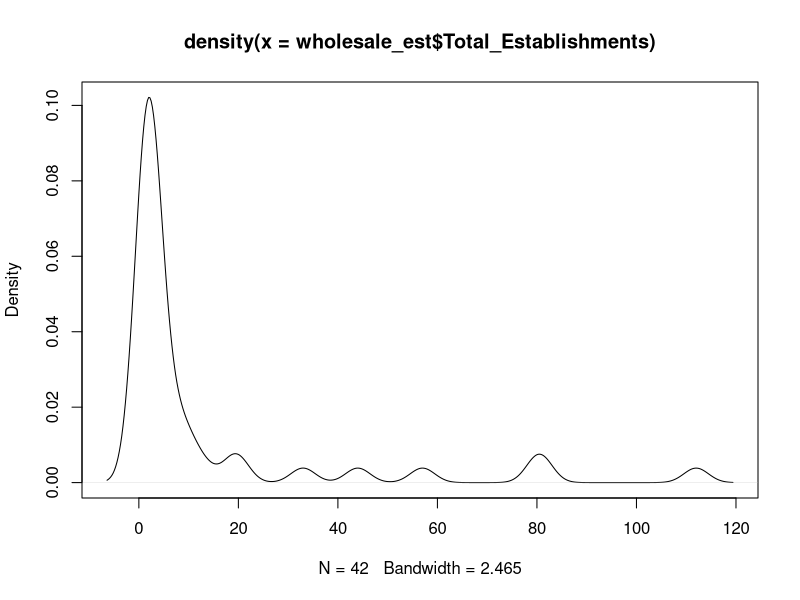
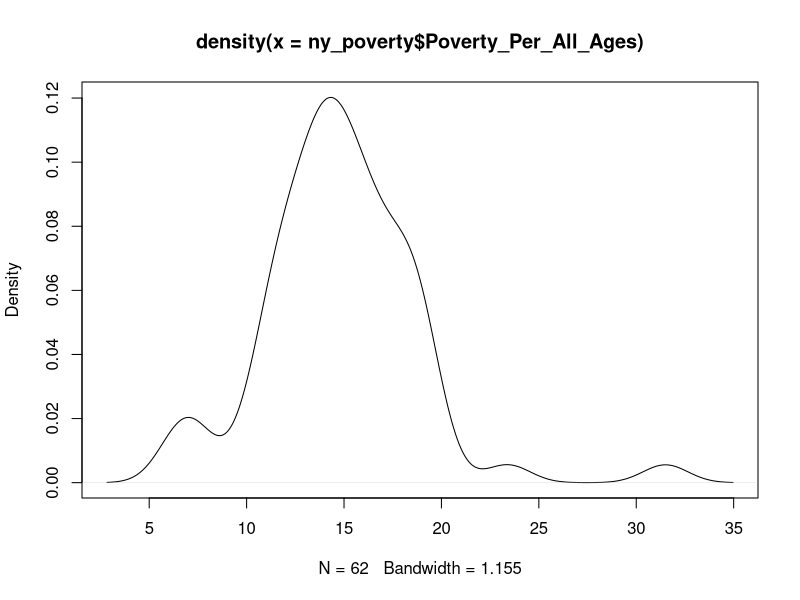

R code for these plots, in order: (Note: this script raises an error after producing the figures.)
#<<<<<<Dataset 1 - Load raw data for wholesale distribution by County FIPS>>>>>>
wholesale <- read.csv("ny_county_wholesale.csv", header = TRUE)

#------Examine the imported dataset------

#Display the first six records
head(wholesale)

#Descriptive stats - median and mean for each column
summary(wholesale)

#Display structure of the data frame (individual data types)
str(wholesale)

#Retrieve only those records with NAICS Codes 42448 and 42459
wholesale_dist <- subset(wholesale, NAICS_Code %in% c(42448,42459))

#Aggregate codes by county to calculate the total number of wholesale trade establishments by FIPS
wholesale_est <- aggregate (Total_Establishments~County_FIPS, sum,data=wholesale_dist)

#Use a Kernal Density Plot to view the distribution of wholesale establishments among counties
est_plot <-density(wholesale_est$Total_Establishments)
plot(est_plot)

#Run descriptive stats again on new dataset
summary(wholesale_est)

#FINDINGS - urban counties closer to NYC have a higher number of wholesale trade establishments
#Since the median number of establishments is 3, and the average is 13, score weights will need to be applied appropriately.

#Wholesale Establishment Dataset - Cleaned


#<<<<<<Dataset 2 - Load raw data for poverty data by County FIPS>>>>>>
poverty <- read.csv("US_county_poverty.csv", header = TRUE)

#------Examine the imported dataset------

#Display the first six records
head(poverty)

#Descriptive stats - median and mean for each column
summary(poverty)

#Display structure of the data frame (individual data types)
str(poverty)

#Retrieve only poverty data for counties in New York State
ny_poverty <- subset(poverty, State %in% c('NY'))

#Remove New York State total record (row 1), creating file with only 62 counties
ny_poverty <- subset(ny_poverty, County_FIPS >0)

#Add leading zeros to County_FIPS to allow for combining of State and County FIPS codes
ny_poverty$County_FIPS <- formatC(ny_poverty$County_FIPS, width = 3, format = "d", flag = "0")

#Combine State_FIPS and County_FIPS to form FIPS field in table
ny_poverty$FIPS <- paste0(ny_poverty$State_FIPS,ny_poverty$County_FIPS)

#Change the order of columns so FIPS is first
ny_poverty <- ny_poverty[,c(12,1:11)]

#List rows of data that have missing values
ny_poverty[!complete.cases(ny_poverty),]

#No rows in the dataset have missing values, next identify any outliers in the dataset by graphing

#First begin by displaying structure of the data frame (individual data types)
str(ny_poverty)

#Since poverty percentage per all ages is a factor, it must be converted to a numeric value before graphing
ny_poverty$Poverty_Per_All_Ages <- as.numeric(as.character(ny_poverty$Poverty_Per_All_Ages))

#Verify dataframe changes
str(ny_poverty)

#Use a Kernal Density Plot to view the distribution of poverty percentage all ages 
pov_plot <-density(ny_poverty$Poverty_Per_All_Ages)
plot(pov_plot)

#Based on graph, look specifically at counties with poverty percentages less than 10 and greater than 20

low_pov <- subset(ny_poverty, Poverty_Per_All_Ages <10)
#With Medium Household Income no less than $70K for these four counties, the low poverty rate is in line

high_pov <- subset(ny_poverty, Poverty_Per_All_Ages >20)
#With Medium Household Income of $34K and $48K respectively for Bronx and Kings County, poverty percentages remain very high because 
#of the concentration of poverty in this urban area;counties represent the Bronx and Brooklyn in the five boroughs of NYC. 

#Poverty by County Dataset - Cleaned


#<<<<<<Dataset 3 - Drought data by County FIPS>>>>>>
#See metadata file; both datasets are small enough that all pre-processing steps can be done in MS Excel.

#Files ny_county_D2 and ny_county_D3 - Cleaned


#<<<<<<Dataset 4 - Load raw data for farm data by County FIPS>>>>>>
farms <- read.csv("ny_county_farms.csv", header = TRUE)

#------Examine the imported dataset------

#Display the first six records
head(farms)

#Descriptive stats - median and mean for each column
summary(farms)

#Display structure of the data frame (individual data types)
str(farms)

#Check if there are any duplicate county records
n_occur <- data.frame(table(farms$County))
n_occur[n_occur$Freq > 1,]
farms[farms$County %in% n_occur$Var1[n_occur$Freq > 1],]

#Load raw data for County FIPS codes
FIPS <- read.csv("ny_county_FIPS.csv", header = TRUE)

#Display structure of the data frame (individual data types)
str(FIPS)

#Change the order of columns so County is first for appending
FIPS <- FIPS[,c("County","FIPS")]

#Change county field from lowercase to uppercase prior to merge
FIPS <- as.data.frame(sapply(FIPS, toupper))

#Append County FIPS to farms dataset
farms_FIPS <- merge(FIPS,farms, by=c("County"))

#List rows of data that have missing values
farms_FIPS[!complete.cases(farms_FIPS),]

#Results of analysis indicate that Putnum, Seneca and Westchester have missing data 

#Load the VIM and mice packages in R (used for imputing missing values with plausible data values)

#Use the mice function called "md.pattern" to get a better understanding of the pattern of missing data
md.pattern(farms_FIPS)

#Use Multivariate Imputation by Chained Equations (mice) to calculate missing values in dataset.
#Include Random Forest function as a regression and classification method to accommodate interactions and non-linearities.
#Data Source: http://r-statistics.co/Missing-Value-Treatment-With-R.html (Section 4.3 mice)

miceMod <- mice(farms_FIPS[, !names(farms_FIPS) %in% "medv"], method="rf")  # perform mice imputation, based on random forests.
farms_alldata <- complete(miceMod)  # generate the completed data
anyNA(farms_alldata)

#Missing Values Populated

#Create new field titled "Avg_CA_Per_Farm" = Average Cropped Acres Per Farm 
farms_alldata$Avg_CA_Per_Farm <- with(farms_alldata, Cropped_Acres/Total_Farms)

#Next display descriptive stats and structure of the new data frame
summary(farms_alldata)
str(farms_alldata)

#Use a Kernal Density Plot to view the distribution of small farms <= 100 cropped acres
sf_plot <-density(farms_alldata$Avg_CA_Per_Farm)
plot(sf_plot)

small_farms <- subset(farms_alldata, Avg_CA_Per_Farm <=100)
#26 counties have been identified as having average cropped acres per farm <100 (small farm)

#Small Farms Dataset - Cleaned

#All coding complete - All 5 Datasets ready for analysis (November 7th, 2016)






